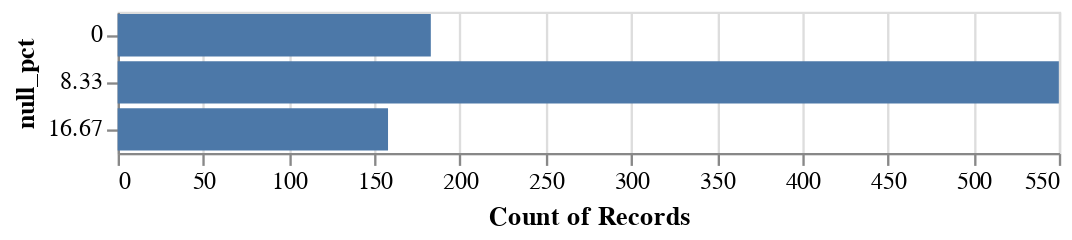

Notebook code cell kept with this figure:
### Code cell
Chart(df).mark_bar().encode(
    Y("null_pct:N"),
    X("count(null_pct):Q")
)

### Figure 1 — Vega-Lite specification as saved in the notebook (floating-point values rounded to 4 significant figures; data arrays with more than 128 entries replaced by an {"elided": "..."} marker saying what was removed)
{"config": {"view": {"continuousWidth": 400, "continuousHeight": 300}}, "data": {"name": "data-3c6f99d4a61be260680d545ce5512cdf"}, "mark": "bar", "encoding": {"x": {"type": "quantitative", "aggregate": "count", "field": "null_pct"}, "y": {"type": "nominal", "field": "null_pct"}}, "$schema": "https://vega.github.io/schema/vega-lite/v4.8.1.json", "datasets": {"data-3c6f99d4a61be260680d545ce5512cdf": {"elided": "891 records"}}}
